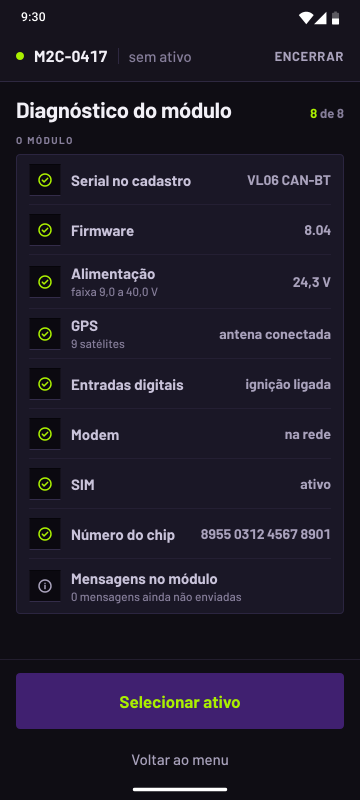
#> input picture 02-telas/T07-diagnostico-do-modulo/referencias/png/00-tela.png, 720 x 1600 px (shown at 1/2 size)
$ python readme-telas.py
#> lines starting #> are read from the running program, lines starting #| are printed output that depends on the picture; after the words box and inside, x2 and y2 are one past the last pixel; in counts of white or black regions, pixels touching at a corner belong together
# As imagens de telas do README: as referências lado a lado, em 2× (o PNG da pasta, 720 × 1600,
# sem reduzir), com o canto de 32, o contorno de 1 em #3A3350 por fora e a sombra 0 24 48 a 35%,
# 40 entre as telas e a margem que a sombra pede, no fundo transparente. As medidas estão em 1×;
# no arquivo, o dobro. Da pasta 06-prototipo/app: python3 scripts/readme-telas.py (precisa do Pillow).
from pathlib import Path
from PIL import Image, ImageDraw, ImageFilter

RAIZ = Path(__file__).resolve().parents[3]
TELAS = RAIZ / '02-telas'
SAIDA = RAIZ / '05-recursos' / 'readme'
X = 2                                    # o arquivo é em 2×
L, A = 360 * X, 800 * X                  # a tela, do tamanho do PNG
RAIO, CONTORNO, VAO = 32 * X, 1 * X, 40 * X
COR_CONTORNO = (0x3A, 0x33, 0x50, 255)
SOMBRA_Y, SOMBRA_BLUR, SOMBRA_OPACIDADE = 24 * X, 48 * X, 0.35
LADO, CIMA, BAIXO = 48 * X, 24 * X, 72 * X   # a margem que a sombra pede
SS = 4                                   # a amostragem que alisa o canto
FOLGA = 3 * SOMBRA_BLUR                  # o desfoque corre fora da folha e é cortado depois


def recorte(largura, altura, raio):
    # o retângulo de canto redondo, desenhado SS vezes maior e reduzido pela média: o canto sai liso
    m = Image.new('L', (largura * SS, altura * SS), 0)
    ImageDraw.Draw(m).rounded_rectangle((0, 0, largura * SS - 1, altura * SS - 1), raio * SS, fill=255)
    return m.reduce(SS)


def tela(caminho):
    # a tela com o canto de 32, sobre o contorno de 1 por fora (o contorno tem o canto de 33)
    im = Image.open(caminho).convert('RGBA')
    assert im.size == (L, A), f'{caminho.name}: {im.size}, esperado {(L, A)}'
    im.putalpha(recorte(L, A, RAIO))
    fora = (L + 2 * CONTORNO, A + 2 * CONTORNO)
    peca = Image.new('RGBA', fora, COR_CONTORNO)
    peca.putalpha(recorte(*fora, RAIO + CONTORNO))
    peca.alpha_composite(im, (CONTORNO, CONTORNO))
    return peca


def sombra(folha, pos, forma):
    # a sombra do CSS: a forma da peça, descida de 24 e desfocada (o desfoque de 48 é o gaussiano de 24)
    x, y = pos
    largura, altura = folha.size
    m = Image.new('L', (largura + 2 * FOLGA, altura + 2 * FOLGA), 0)
    m.paste(forma, (x + FOLGA, y + SOMBRA_Y + FOLGA))
    m = m.filter(ImageFilter.GaussianBlur(SOMBRA_BLUR / 2))
    m = m.point(lambda v: int(v * SOMBRA_OPACIDADE)).crop((FOLGA, FOLGA, FOLGA + largura, FOLGA + altura))
    camada = Image.new('RGBA', folha.size, (0, 0, 0, 0))
    camada.putalpha(m)
    folha.alpha_composite(camada)


def tira(caminhos, nome):
    n = len(caminhos)
    folha = Image.new('RGBA', (2 * LADO + n * L + (n - 1) * VAO, CIMA + A + BAIXO), (0, 0, 0, 0))
    for i, c in enumerate(caminhos):
        # cada tela pinta a sua sombra e depois a si, na ordem, como no navegador
        peca = tela(c)
        pos = (LADO + i * (L + VAO) - CONTORNO, CIMA - CONTORNO)
        sombra(folha, pos, peca.getchannel('A'))
        folha.alpha_composite(peca, pos)
    folha.save(SAIDA / nome, optimize=True)
    print(nome, folha.size)


diagnostico = TELAS / 'T07-diagnostico-do-modulo/referencias/png/00-tela.png'
tira([diagnostico,
      TELAS / 'T07-diagnostico-do-modulo/referencias/png/02-estado-serial-nao-cadastrado.png',
      TELAS / 'T09-configurar-modulo/referencias/png/04-momento-cadeia-concluida.png',
      TELAS / 'T16-sessao/referencias/png/02-momento-instalacao-homologada.png'], 'telas.png')
#> in tira, `folha = Image.new('RGBA', (2 * LADO + n * L + (n - 1) * VAO, CIMA + A ..`: folha: PIL image 3312x1792 RGBA; every value is 0
#> in recorte, `m = Image.new('L', (largura * SS, altura * SS), 0)`: m: PIL image 2880x6400 L; every value is 0
#> in recorte, `ImageDraw.Draw(m).rounded_rectangle((0, 0, largura * SS - 1, altura * ..`:
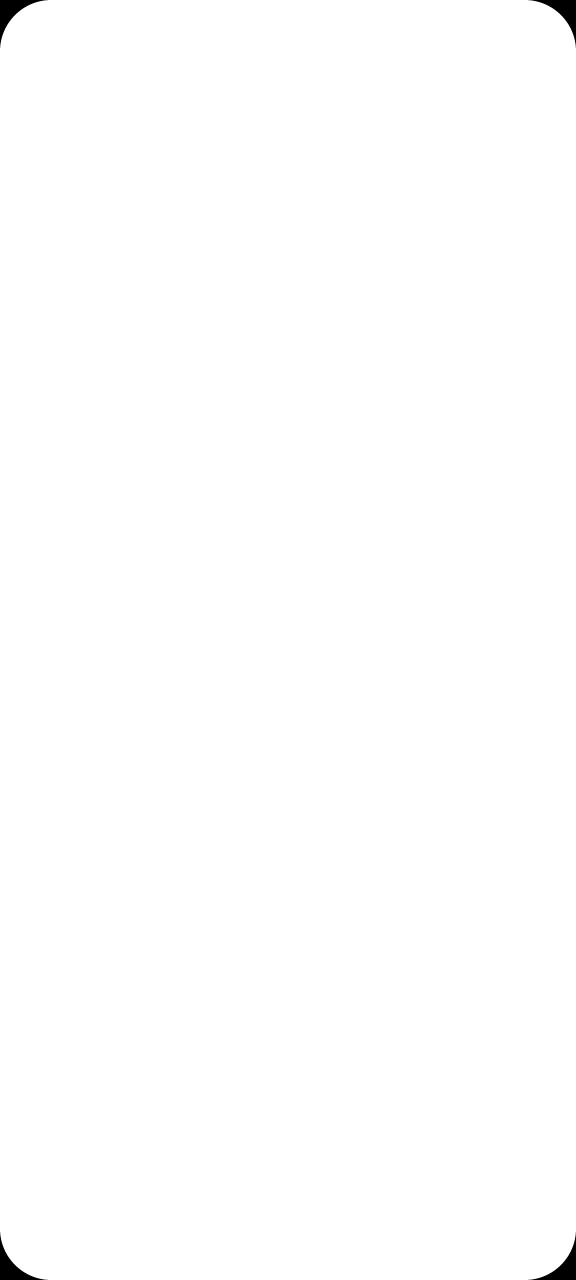
#> m: PIL image 2880x6400 L (shown at 1/5 size); 99.7% white; 4 black regions, box (x1, y1, x2, y2) and area: (0, 0, 241, 241) 14133, (2639, 0, 2880, 241) 14133, (0, 6159, 241, 6400) 14133, (2639, 6159, 2880, 6400) 14133
#> in tela, `peca = Image.new('RGBA', fora, COR_CONTORNO)`:
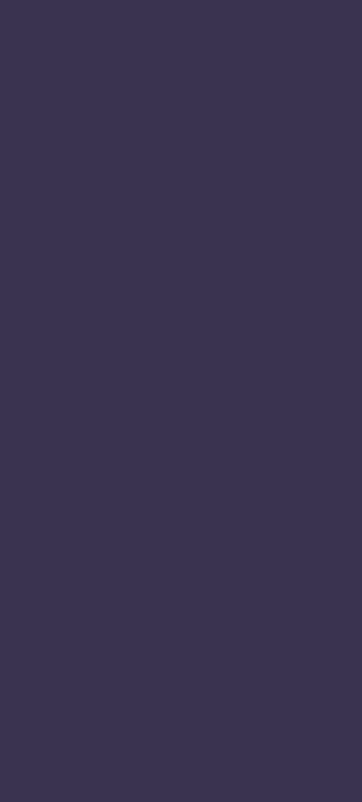
#> peca: PIL image 724x1604 RGBA (shown at 1/2 size); mean R, G, B, A 58, 51, 80, 255
#> in recorte (call 2), `m = Image.new('L', (largura * SS, altura * SS), 0)`: m: PIL image 2896x6416 L; every value is 0
#> in recorte (call 2), `ImageDraw.Draw(m).rounded_rectangle((0, 0, largura * SS - 1, altura * ..`: m: PIL image 2896x6416 L; 99.7% white; 4 black regions, box (x1, y1, x2, y2) and area: (0, 0, 248, 248) 15030, (2648, 0, 2896, 248) 15030, (0, 6168, 248, 6416) 15030, (2648, 6168, 2896, 6416) 15030
#> in sombra, `m = Image.new('L', (largura + 2 * FOLGA, altura + 2 * FOLGA), 0)`: m: PIL image 3888x2368 L; every value is 0
#> in tira, `folha.alpha_composite(peca, pos)`:
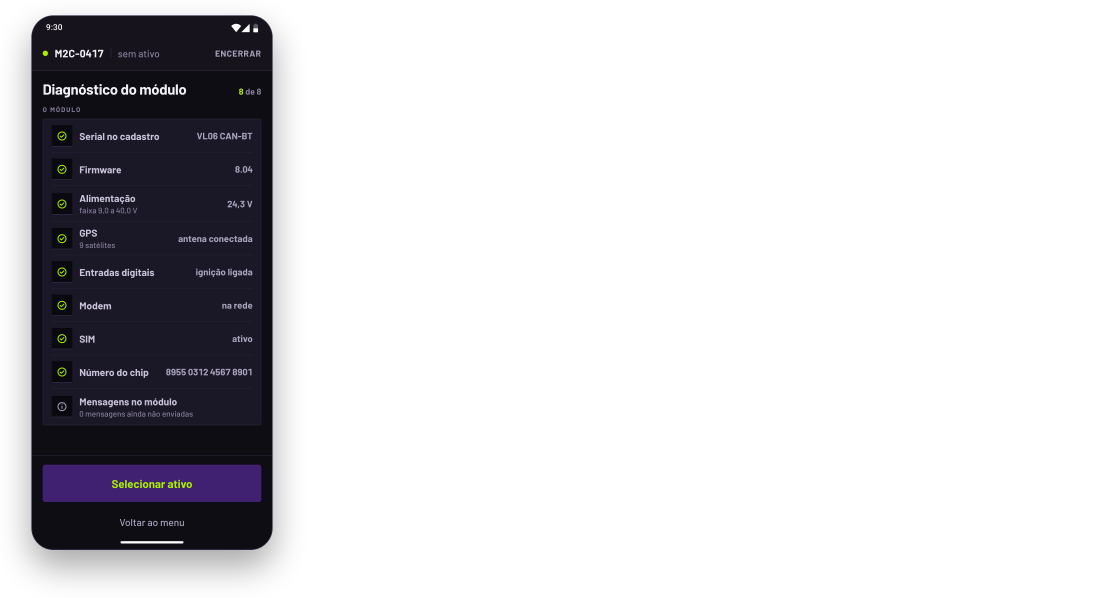
#> folha: PIL image 3312x1792 RGBA (shown at 1/3 size); mean R, G, B, A 6.1, 5.3, 8.3, 51.2; transparent parts drawn white
#> pass 2 of the loop in tira, `for i, c in enumerate(caminhos):`:
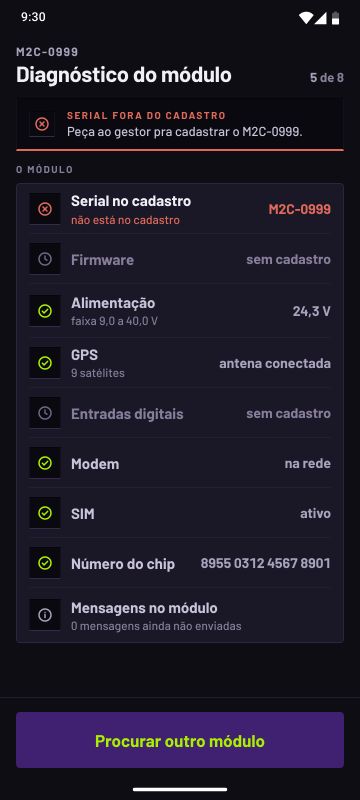
#> input picture 02-telas/T07-diagnostico-do-modulo/referencias/png/02-estado-serial-nao-cadastrado.png, 720 x 1600 px (shown at 1/2 size)
#> in tira, `folha.alpha_composite(peca, pos)`:
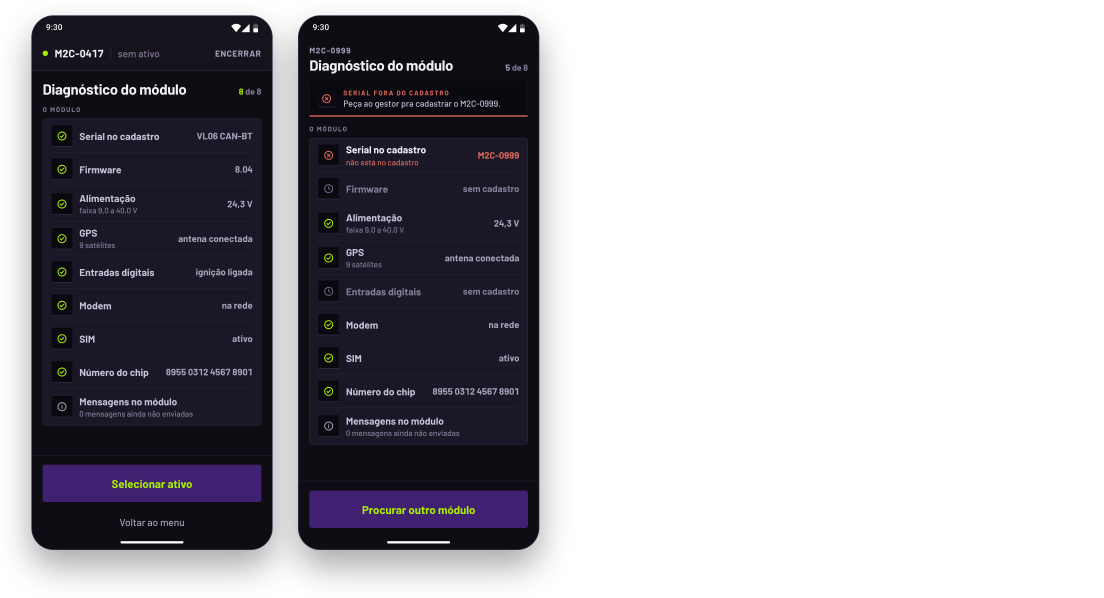
#> folha: PIL image 3312x1792 RGBA (shown at 1/3 size); mean R, G, B, A 12.2, 10.4, 16.3, 102.3; transparent parts drawn white
#> pass 3 of the loop in tira, `for i, c in enumerate(caminhos):`:
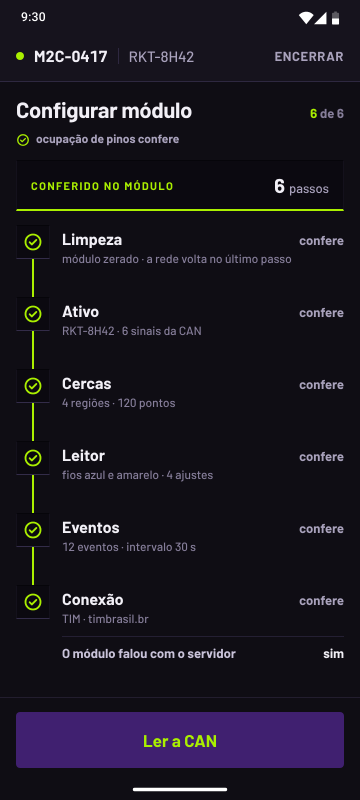
#> input picture 02-telas/T09-configurar-modulo/referencias/png/04-momento-cadeia-concluida.png, 720 x 1600 px (shown at 1/2 size)
#> in sombra (call 3), `camada.putalpha(m)`:
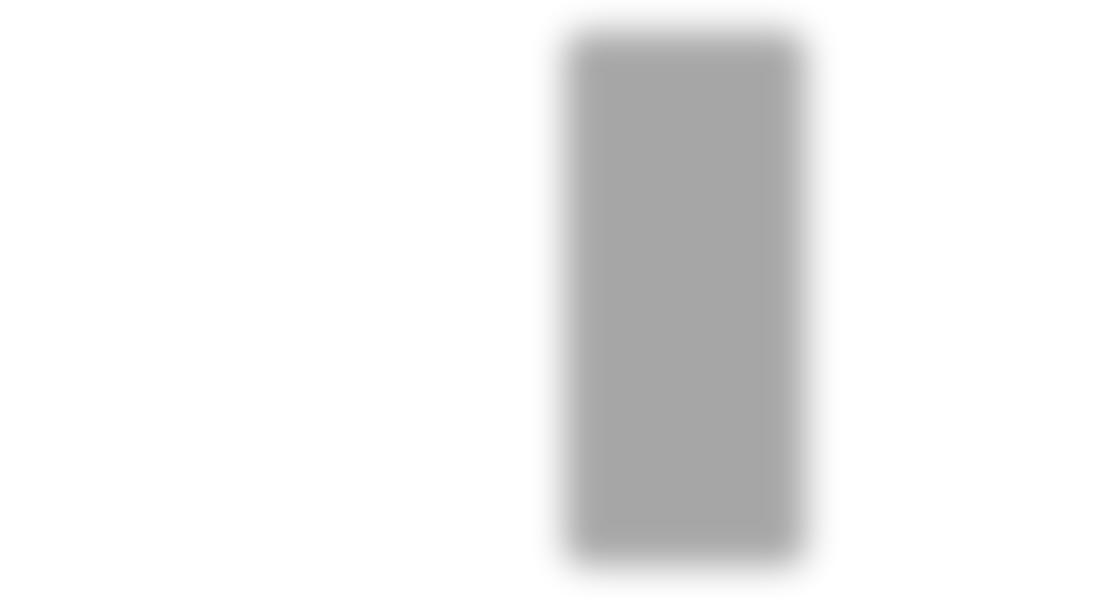
#> camada: PIL image 3312x1792 RGBA (shown at 1/3 size); mean R, G, B, A 0, 0, 0, 17.3; transparent parts drawn white
#> in tira, `folha.alpha_composite(peca, pos)`:
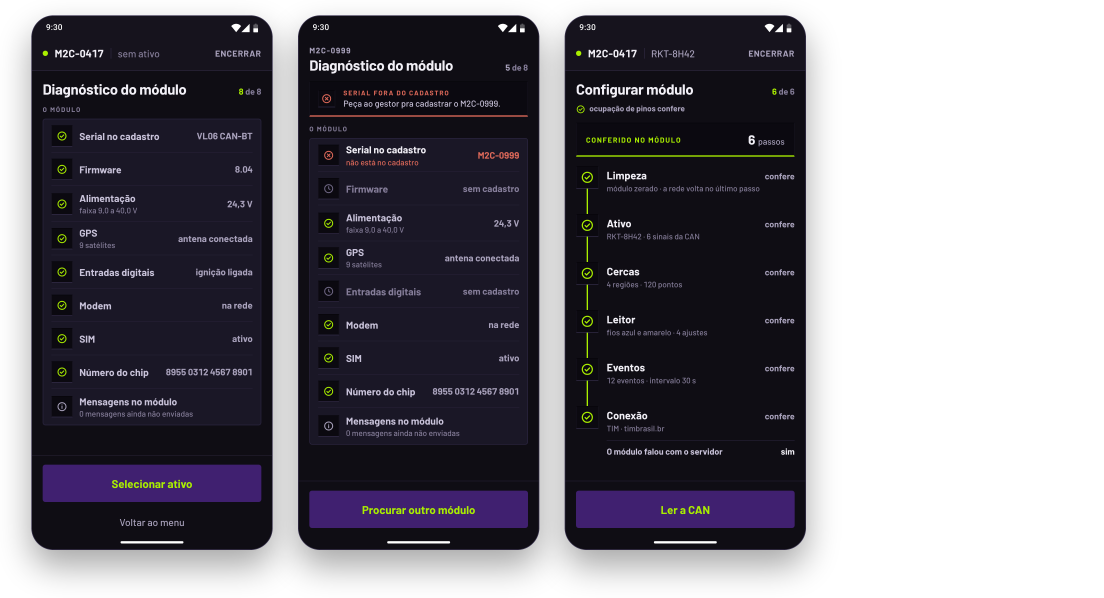
#> folha: PIL image 3312x1792 RGBA (shown at 1/3 size); mean R, G, B, A 17.3, 14.8, 22.6, 153.4; transparent parts drawn white
#> the loop made 4 passes; the first 3 are shown
#> in tira, `folha.save(SAIDA / nome, optimize=True)`:
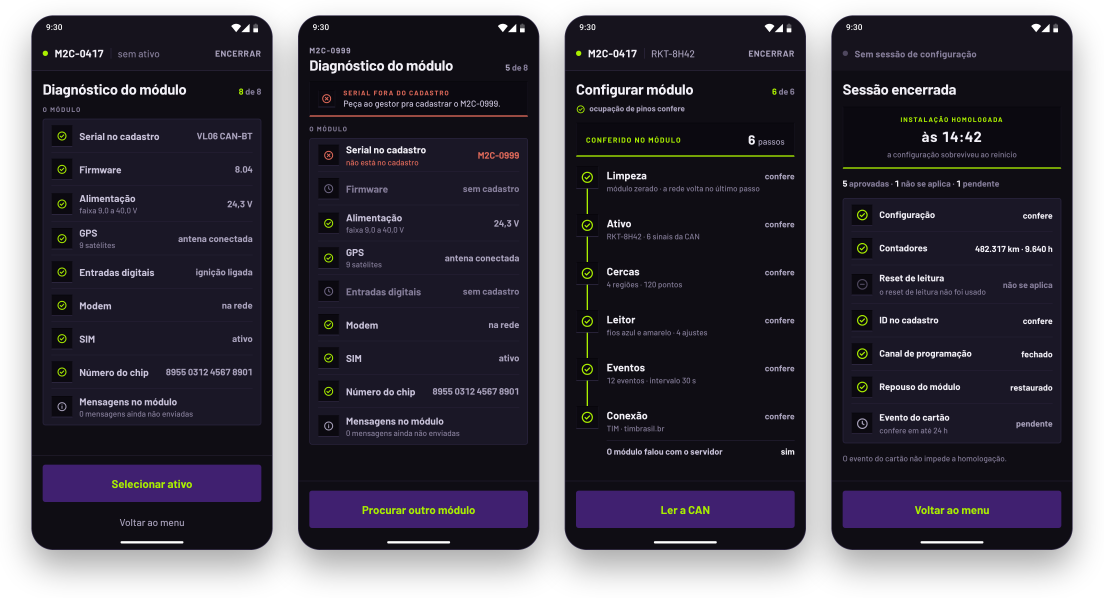
#> saved as telas.png: PIL image 3312x1792 RGBA (shown at 1/3 size); mean R, G, B, A 23.3, 20.1, 30.6, 204.6; transparent parts drawn white
#| telas.png (3312, 1792)
tira([diagnostico, RAIZ / '03-design-system/claro-amostras/T07-00-o-diagnostico.png'], 'temas.png')
#> call 2 of tira, with nome = 'temas.png'
#> in tira (call 2), `folha = Image.new('RGBA', (2 * LADO + n * L + (n - 1) * VAO, CIMA + A ..`: folha: PIL image 1712x1792 RGBA; every value is 0
#> in sombra (call 5), `m = Image.new('L', (largura + 2 * FOLGA, altura + 2 * FOLGA), 0)`: m: PIL image 2288x2368 L; every value is 0
#> in sombra (call 5), `m = m.point(lambda v: int(v * SOMBRA_OPACIDADE)).crop((FOLGA, FOLGA, F..`:
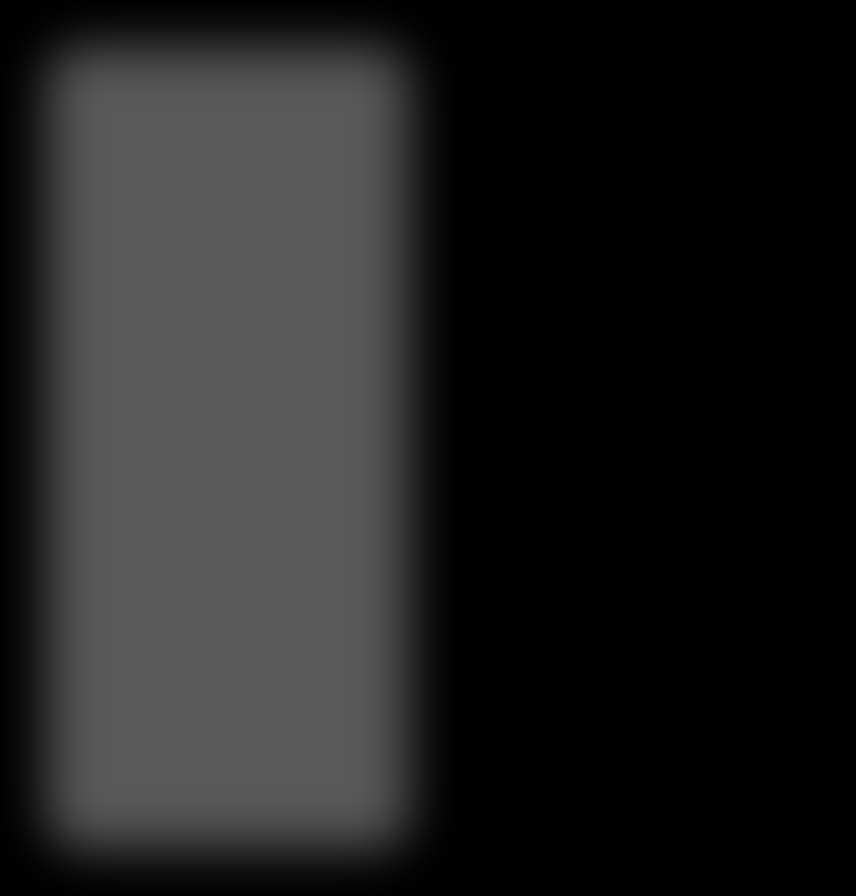
#> m: PIL image 1712x1792 L (shown at 1/2 size); min 0, max 89, mean 33.4
#> in sombra (call 5), `camada.putalpha(m)`:
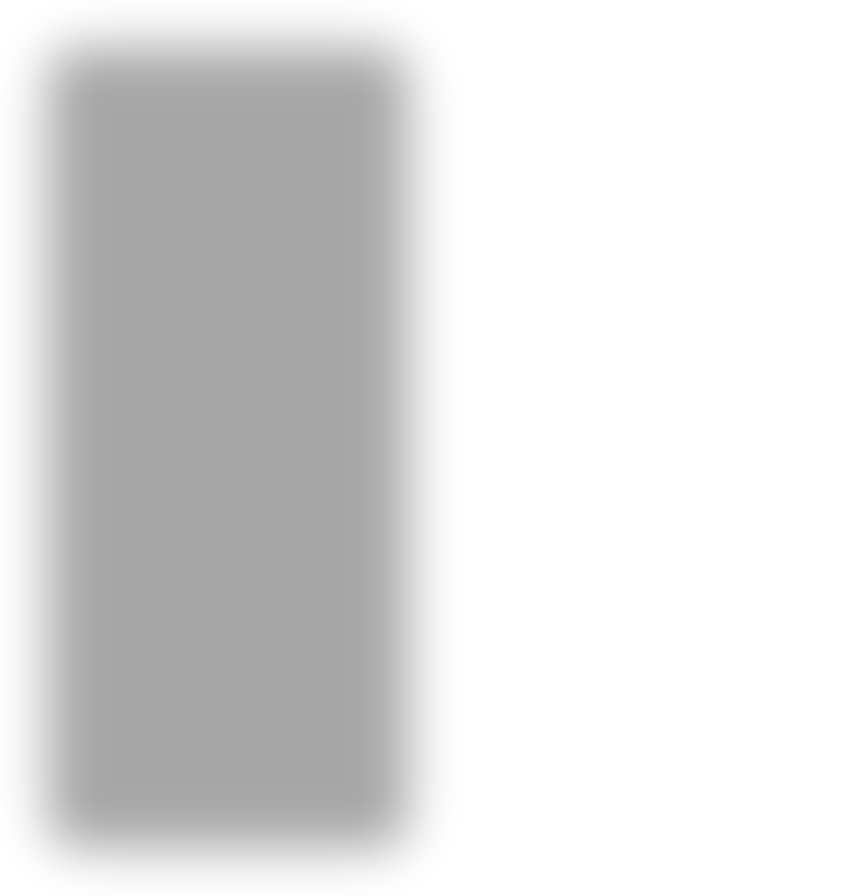
#> camada: PIL image 1712x1792 RGBA (shown at 1/2 size); mean R, G, B, A 0, 0, 0, 33.4; transparent parts drawn white
#> in tira (call 2), `folha.alpha_composite(peca, pos)`:
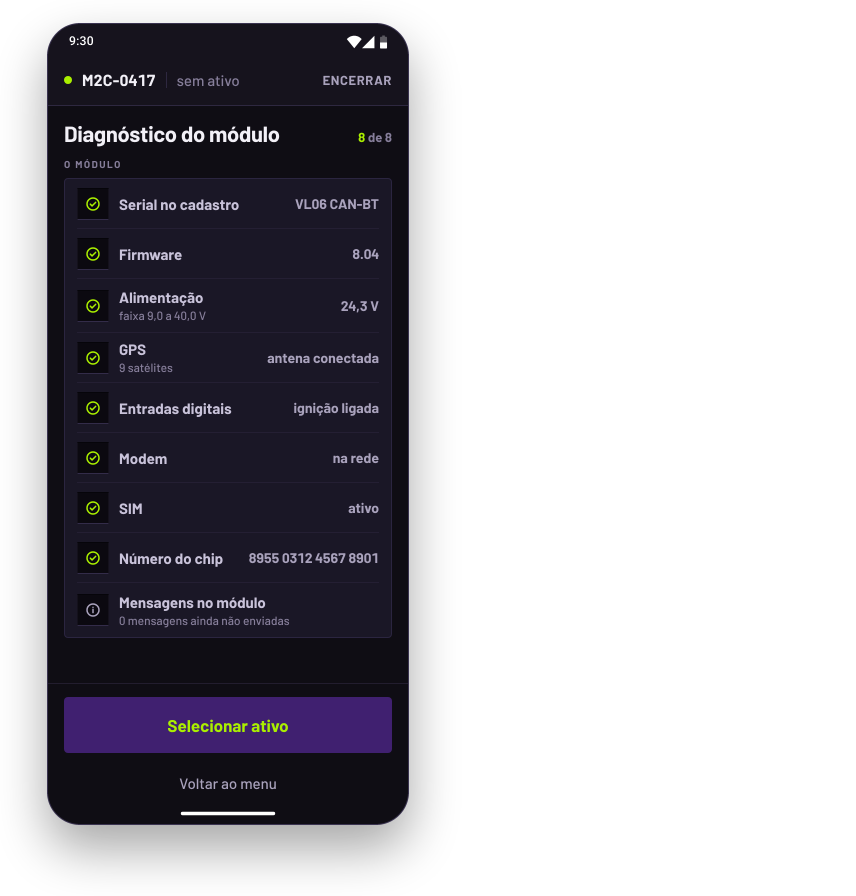
#> folha: PIL image 1712x1792 RGBA (shown at 1/2 size); mean R, G, B, A 11.8, 10.2, 16, 99; transparent parts drawn white
#> pass 2 of the loop in tira, `for i, c in enumerate(caminhos):`:
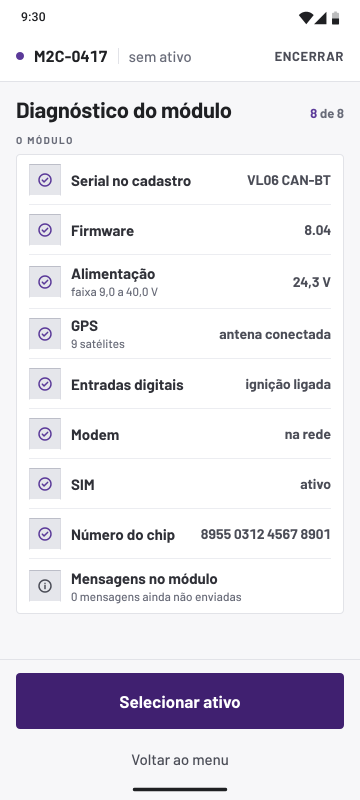
#> input picture 03-design-system/claro-amostras/T07-00-o-diagnostico.png, 720 x 1600 px (shown at 1/2 size)
#| temas.png (1712, 1792)
